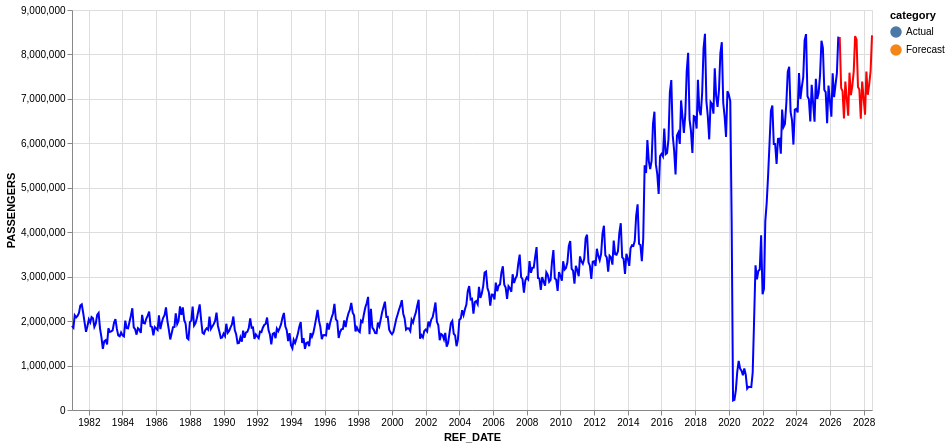

Here is the notebook cell this chart was saved with:
### Markdown cell above
# Interactive Visualization using altair

### Code cell
import altair as alt

nearest = alt.selection_point(nearest=True, on="pointerover",
                              fields=["REF_DATE"], empty=False)

actual = alt.Chart(df_plot).mark_line(color="blue").encode(
            x="REF_DATE:T",
            y="PASSENGERS:Q",
            tooltip=[
                "REF_DATE:T",
                "PASSENGERS:Q"
            ]
            )

forecast = alt.Chart(forecast_df).mark_line(color="red").encode(
    x="REF_DATE:T",
    y="PASSENGERS:Q",
    tooltip=[
        "REF_DATE:T",
        "PASSENGERS:Q"
    ]
    )

combined = pd.concat([df_plot, forecast_df])

selectors = alt.Chart(combined).mark_point().encode(
    x="REF_DATE:T",
    opacity=alt.value(0),
).add_params(nearest)

line = alt.Chart(combined).mark_line(interpolate="basis").encode(
    x="REF_DATE:T",
    y="PASSENGERS:Q",
    color="category:N"
)

when_near = alt.when(nearest)

points = line.mark_point().encode(
    opacity=when_near.then(alt.value(1)).otherwise(alt.value(0))
)


text = line.mark_text(
    align="left",
    dx=5,
    dy=-5,
    fontSize=14,
    fontWeight="bold"
    ).encode(
        text=when_near.then("PASSENGERS:Q").otherwise(alt.value(" ")),
        color="category:N"
    )


rules = alt.Chart(combined).mark_rule(color='black').encode(
    x="REF_DATE:T"
).transform_filter(nearest)

chart = alt.layer(actual, forecast, selectors, text, rules, points).properties(
    width=800,
    height=400
    )

chart.save("../forecast_html/aviation_forecast.html")
chart

### Figure 1 — Vega-Lite specification as saved in the notebook (floating-point values rounded to 4 significant figures; data arrays with more than 128 entries replaced by an {"elided": "..."} marker saying what was removed)
{"config": {"view": {"continuousWidth": 300, "continuousHeight": 300}}, "layer": [{"data": {"name": "data-c6b4e801e19ebd670077f449a6a7b786"}, "mark": {"type": "line", "color": "blue"}, "encoding": {"tooltip": [{"field": "REF_DATE", "type": "temporal"}, {"field": "PASSENGERS", "type": "quantitative"}], "x": {"field": "REF_DATE", "type": "temporal"}, "y": {"field": "PASSENGERS", "type": "quantitative"}}}, {"data": {"name": "data-050f14617e937f4300b2ba709a5c9acc"}, "mark": {"type": "line", "color": "red"}, "encoding": {"tooltip": [{"field": "REF_DATE", "type": "temporal"}, {"field": "PASSENGERS", "type": "quantitative"}], "x": {"field": "REF_DATE", "type": "temporal"}, "y": {"field": "PASSENGERS", "type": "quantitative"}}}, {"data": {"name": "data-ad89a34904b20bcf23ed770a60a2a58c"}, "mark": {"type": "point"}, "encoding": {"opacity": {"value": 0}, "x": {"field": "REF_DATE", "type": "temporal"}}, "name": "view_3b80df4e59556658_2"}, {"data": {"name": "data-ad89a34904b20bcf23ed770a60a2a58c"}, "mark": {"type": "text", "align": "left", "dx": 5, "dy": -5, "fontSize": 14, "fontWeight": "bold"}, "encoding": {"color": {"field": "category", "type": "nominal"}, "text": {"condition": {"param": "param_ab4f66f6fd261f41", "empty": false, "field": "PASSENGERS", "type": "quantitative"}, "value": " "}, "x": {"field": "REF_DATE", "type": "temporal"}, "y": {"field": "PASSENGERS", "type": "quantitative"}}}, {"data": {"name": "data-ad89a34904b20bcf23ed770a60a2a58c"}, "mark": {"type": "rule", "color": "black"}, "encoding": {"x": {"field": "REF_DATE", "type": "temporal"}}, "transform": [{"filter": {"param": "param_ab4f66f6fd261f41", "empty": false}}]}, {"data": {"name": "data-ad89a34904b20bcf23ed770a60a2a58c"}, "mark": {"type": "point"}, "encoding": {"color": {"field": "category", "type": "nominal"}, "opacity": {"condition": [{"param": "param_ab4f66f6fd261f41", "value": 1, "empty": false}], "value": 0}, "x": {"field": "REF_DATE", "type": "temporal"}, "y": {"field": "PASSENGERS", "type": "quantitative"}}}], "height": 400, "params": [{"name": "param_ab4f66f6fd261f41", "select": {"type": "point", "fields": ["REF_DATE"], "nearest": true, "on": "pointerover"}, "views": ["view_3b80df4e59556658_2"]}], "width": 800, "$schema": "https://vega.github.io/schema/vega-lite/v6.4.1.json", "datasets": {"data-c6b4e801e19ebd670077f449a6a7b786": {"elided": "547 records"}, "data-050f14617e937f4300b2ba709a5c9acc": [{"REF_DATE": "2026-08-01T00:00:00", "PASSENGERS": 8390000.0, "category": "Forecast"}, {"REF_DATE": "2026-09-01T00:00:00", "PASSENGERS": 7242000.0, "category": "Forecast"}, {"REF_DATE": "2026-10-01T00:00:00", "PASSENGERS": 7178000.0, "category": "Forecast"}, {"REF_DATE": "2026-11-01T00:00:00", "PASSENGERS": 6560000.0, "category": "Forecast"}, {"REF_DATE": "2026-12-01T00:00:00", "PASSENGERS": 7391000.0, "category": "Forecast"}, {"REF_DATE": "2027-01-01T00:00:00", "PASSENGERS": 7007000.0, "category": "Forecast"}, {"REF_DATE": "2027-02-01T00:00:00", "PASSENGERS": 6623000.0, "category": "Forecast"}, {"REF_DATE": "2027-03-01T00:00:00", "PASSENGERS": 7590000.0, "category": "Forecast"}, {"REF_DATE": "2027-04-01T00:00:00", "PASSENGERS": 7086000.0, "category": "Forecast"}, {"REF_DATE": "2027-05-01T00:00:00", "PASSENGERS": 7294000.0, "category": "Forecast"}, {"REF_DATE": "2027-06-01T00:00:00", "PASSENGERS": 7620000.0, "category": "Forecast"}, {"REF_DATE": "2027-07-01T00:00:00", "PASSENGERS": 8412000.0, "category": "Forecast"}, {"REF_DATE": "2027-08-01T00:00:00", "PASSENGERS": 8334000.0, "category": "Forecast"}, {"REF_DATE": "2027-09-01T00:00:00", "PASSENGERS": 7269000.0, "category": "Forecast"}, {"REF_DATE": "2027-10-01T00:00:00", "PASSENGERS": 7208000.0, "category": "Forecast"}, {"REF_DATE": "2027-11-01T00:00:00", "PASSENGERS": 6553000.0, "category": "Forecast"}, {"REF_DATE": "2027-12-01T00:00:00", "PASSENGERS": 7388000.0, "category": "Forecast"}, {"REF_DATE": "2028-01-01T00:00:00", "PASSENGERS": 7016000.0, "category": "Forecast"}, {"REF_DATE": "2028-02-01T00:00:00", "PASSENGERS": 6644000.0, "category": "Forecast"}, {"REF_DATE": "2028-03-01T00:00:00", "PASSENGERS": 7613000.0, "category": "Forecast"}, {"REF_DATE": "2028-04-01T00:00:00", "PASSENGERS": 7093000.0, "category": "Forecast"}, {"REF_DATE": "2028-05-01T00:00:00", "PASSENGERS": 7327000.0, "category": "Forecast"}, {"REF_DATE": "2028-06-01T00:00:00", "PASSENGERS": 7627000.0, "category": "Forecast"}, {"REF_DATE": "2028-07-01T00:00:00", "PASSENGERS": 8430000.0, "category": "Forecast"}], "data-ad89a34904b20bcf23ed770a60a2a58c": {"elided": "571 records"}}}
